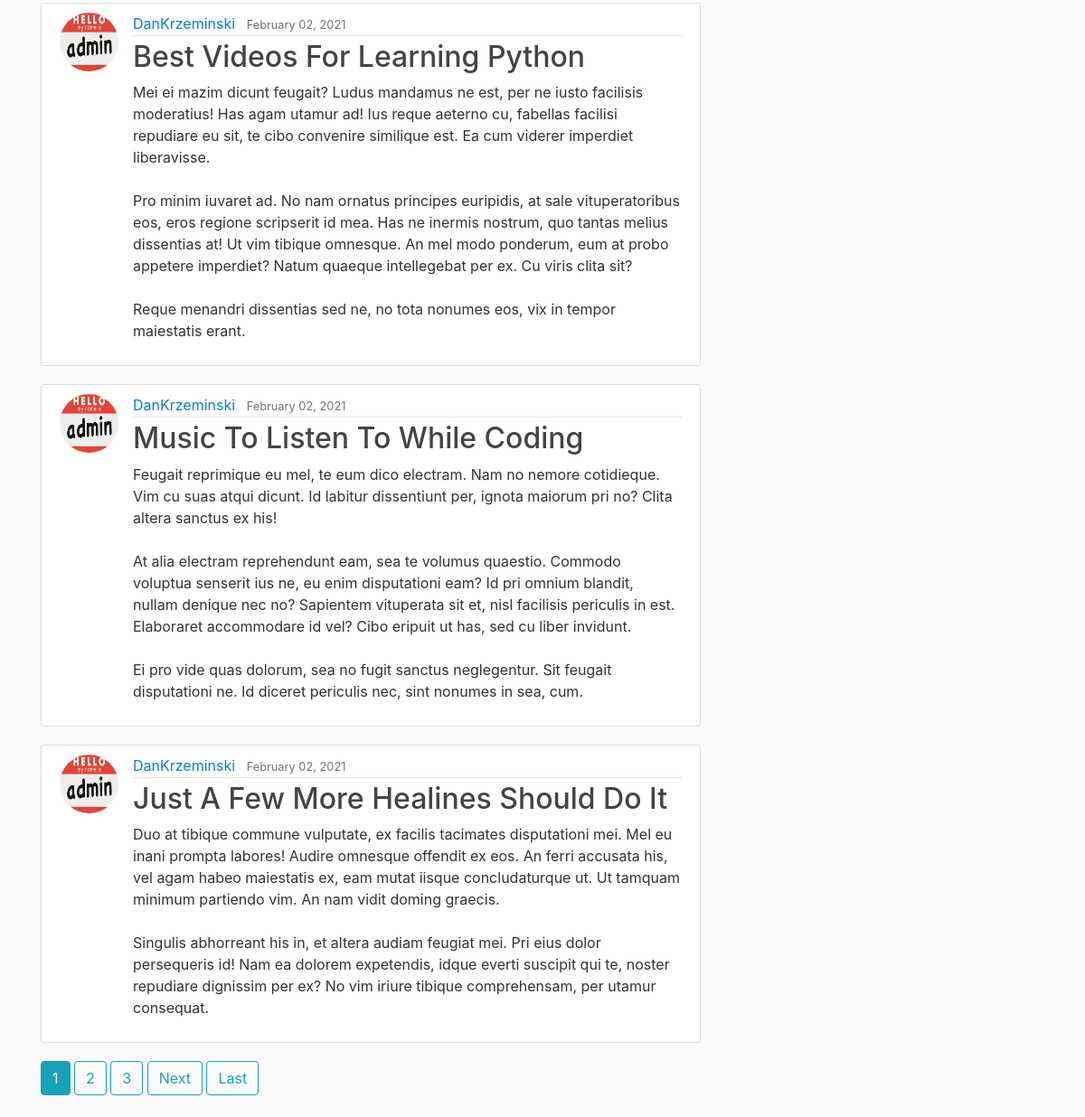
The app's page /user/DanKrzeminski (lower part), older data.
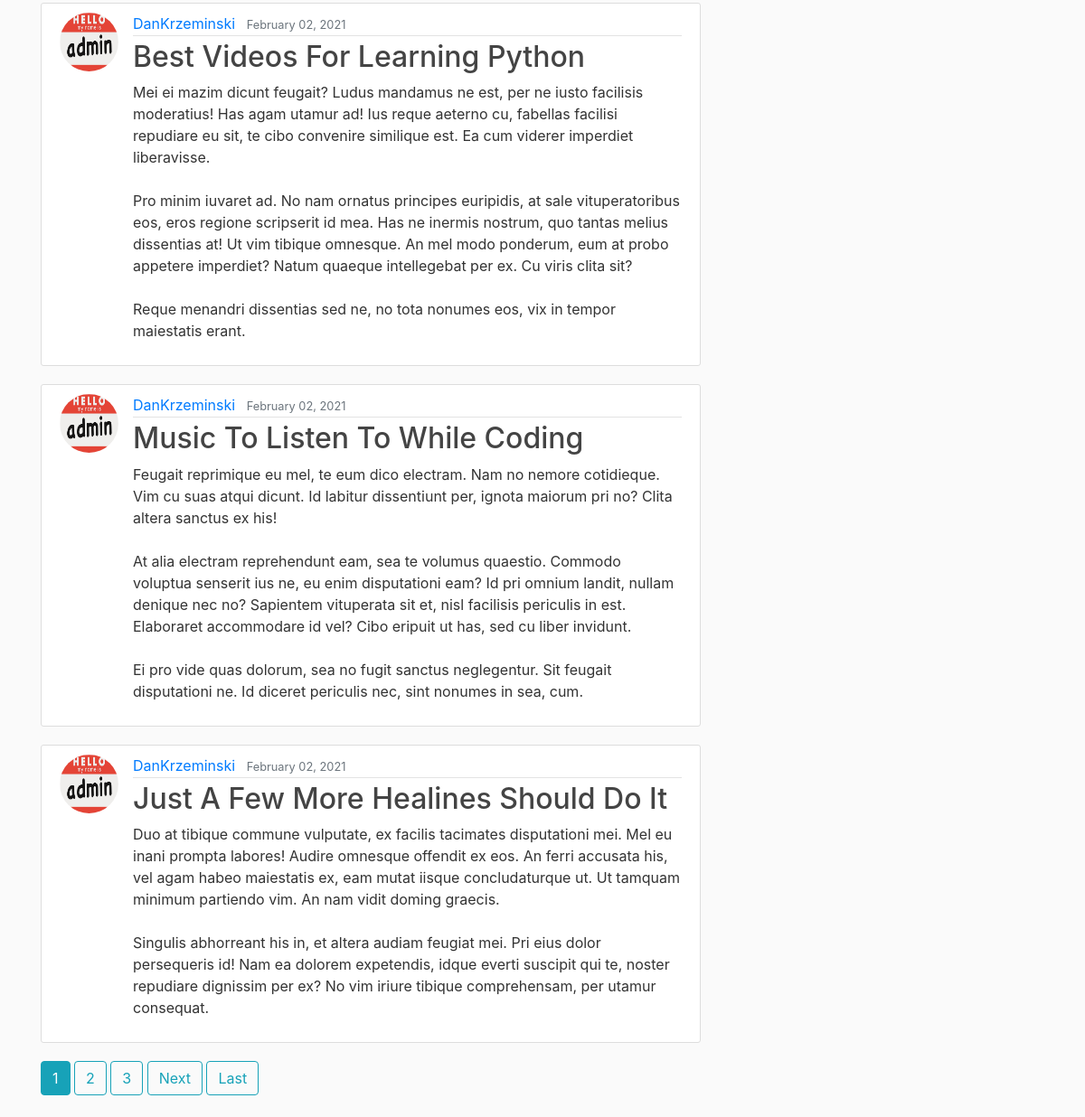
The same page, newer data.
### blog/models.py (models this page shows, shortened)
class Post (models.Model):
    title = models.CharField(max_length=100)
    content = models.TextField()
    date_posted = models.DateTimeField(default=timezone.now)
    author = models.ForeignKey(User, on_delete=models.CASCADE)

### users/models.py (models this page shows, shortened)
class Profile(models.Model):
    user = models.OneToOneField(User, on_delete=models.CASCADE)
    image = models.ImageField(default='default.jpg', upload_to='profile_pics')

### blog/views.py (the view)
# urls.py: path('user/<str:username>', UserPostListView.as_view(), name='user-posts'),
class UserPostListView(ListView):
    model = Post
    template_name = 'blog/user_posts.html'
    context_object_name = 'posts'
    paginate_by = 5
    def get_queryset(self):
        user = get_object_or_404(User, username=self.kwargs.get('username'))
        return Post.objects.filter(author=user).order_by('-date_posted')

### blog/templates/blog/user_posts.html (shortened to what this page needs)
{% extends "blog/base.html" %}
{% block content %}
    {% for post in posts %}
       <article class="media content-section">
        <img class="rounded-circle article-img" src="{{ post.author.profile.image.url }}">
          <div class="media-body">
            <div class="article-metadata">
              <a class="mr-2" href="{% url 'user-posts' post.author.username %}">{{ post.author }}</a>
              <small class="text-muted">{{ post.date_posted|date:"F d, Y" }}</small>
            </div>
            <h2><a class="article-title" href="{% url 'post-detail' post.id%}">{{ post.title }}</a></h2>
            <p class="article-content">{{ post.content }}</p>
          </div>
        </article>
    {% endfor %}
    {% if is_paginated %}
    {% for num in page_obj.paginator.page_range %}
      {% if page_obj.number == num %}
        <a class ="btn btn-info mb-4" href="?page={{ num }}">{{ num }}</a>
      {% elif num > page_obj.number|add:'-3' and num < page_obj.number|add:'3' %}
        <a class ="btn btn-outline-info mb-4" href="?page={{ num }}">{{ num }}</a>
      {% endif%}
    {% endfor %}
     {% if page_obj.has_next %}
      <a class ="btn btn-outline-info mb-4" href="?page={{ page_obj.next_page_number }}">Next</a>
      <a class ="btn btn-outline-info mb-4" href="?page={{ page_obj.paginator.num_pages }}">Last</a>
    {% endif %}
    {% endif %}
{% endblock content %}

Row changes from the older to the newer data that the page shows:
changed Post "Music To Listen To While Coding": content "…eam? Id pri omnium blandit, nullam denique nec no?…" → "…eam? Id pri omnium landit, nullam denique nec no?…"
